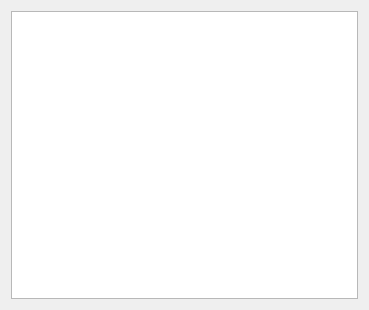
<?xml version="1.0" encoding="UTF-8"?>
<ui version="4.0">
 <class>MainWindow</class>
 <widget class="QMainWindow" name="MainWindow">
  <property name="geometry">
   <rect>
    <x>0</x>
    <y>0</y>
    <width>369</width>
    <height>310</height>
   </rect>
  </property>
  <property name="windowTitle">
   <string>QTCPClient</string>
  </property>
  <property name="styleSheet">
   <string notr="true"/>
  </property>
  <widget class="QWidget" name="centralWidget">
   <layout class="QGridLayout" name="gridLayout_2">
    <item row="0" column="0">
     <widget class="QTextBrowser" name="textBrowser_receivedMessages">
      <property name="styleSheet">
       <string notr="true"/>
      </property>
     </widget>
    </item>
   </layout>
  </widget>
 </widget>
 <layoutdefault spacing="6" margin="11"/>
 <resources/>
 <connections/>
</ui>
